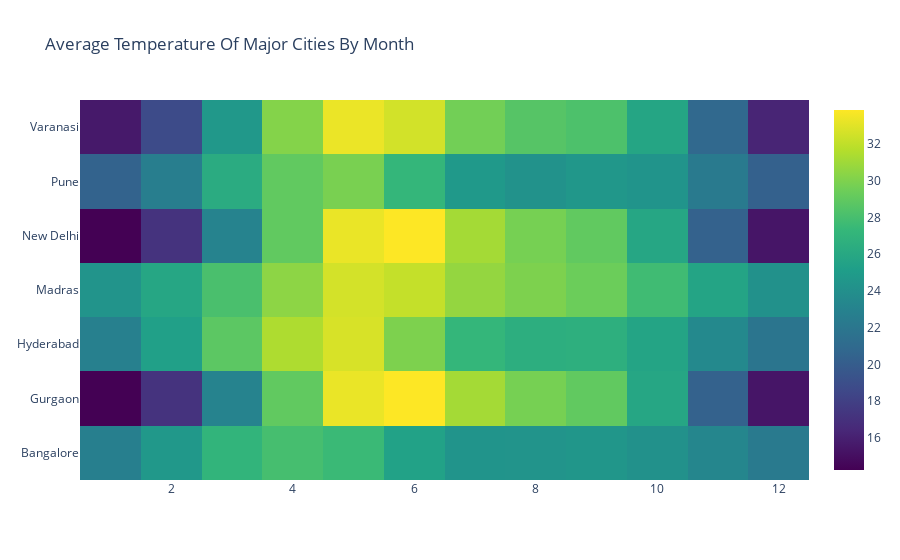

Notebook code cell kept with this figure:
### Code cell
fig = go.Figure(data=data, layout=layout)
fig.show()

### Figure 1 — Plotly figure (JSON) as saved in the notebook; plotly's stock layout.template omitted (floating-point values rounded to 4 significant figures)
{"data": [{"colorscale": [[0, "#440154"], [0.1111, "#482878"], [0.2222, "#3e4989"], [0.3333, "#31688e"], [0.4444, "#26828e"], [0.5556, "#1f9e89"], [0.6667, "#35b779"], [0.7778, "#6ece58"], [0.8889, "#b5de2b"], [1, "#fde725"]], "x": [1, 1, 1, 1, 1, 1, 1, 2, 2, 2, 2, 2, 2, 2, 3, 3, 3, 3, 3, 3, 3, 4, 4, 4, 4, 4, 4, 4, 5, 5, 5, 5, 5, 5, 5, 6, 6, 6, 6, 6, 6, 6, 7, 7, 7, 7, 7, 7, 7, 8, 8, 8, 8, 8, 8, 8, 9, 9, 9, 9, 9, 9, 9, 10, 10, 10, 10, 10, 10, 10, 11, 11, 11, 11, 11, 11, 11, 12, 12, 12, 12, 12, 12, 12], "y": ["Bangalore", "Gurgaon", "Hyderabad", "Madras", "New Delhi", "Pune", "Varanasi", "Bangalore", "Gurgaon", "Hyderabad", "Madras", "New Delhi", "Pune", "Varanasi", "Bangalore", "Gurgaon", "Hyderabad", "Madras", "New Delhi", "Pune", "Varanasi", "Bangalore", "Gurgaon", "Hyderabad", "Madras", "New Delhi", "Pune", "Varanasi", "Bangalore", "Gurgaon", "Hyderabad", "Madras", "New Delhi", "Pune", "Varanasi", "Bangalore", "Gurgaon", "Hyderabad", "Madras", "New Delhi", "Pune", "Varanasi", "Bangalore", "Gurgaon", "Hyderabad", "Madras", "New Delhi", "Pune", "Varanasi", "Bangalore", "Gurgaon", "Hyderabad", "Madras", "New Delhi", "Pune", "Varanasi", "Bangalore", "Gurgaon", "Hyderabad", "Madras", "New Delhi", "Pune", "Varanasi", "Bangalore", "Gurgaon", "Hyderabad", "Madras", "New Delhi", "Pune", "Varanasi", "Bangalore", "Gurgaon", "Hyderabad", "Madras", "New Delhi", "Pune", "Varanasi", "Bangalore", "Gurgaon", "Hyderabad", "Madras", "New Delhi", "Pune", "Varanasi"], "z": [22.71, 14.24, 22.76, 24.35, 14.24, 20.45, 15.6, 24.66, 17.14, 25.32, 25.83, 17.14, 22.61, 18.72, 27.06, 23.01, 28.8, 28.11, 23.01, 26.29, 24.65, 27.99, 29.0, 31.47, 30.44, 29.0, 29.0, 30.19, 27.52, 33.3, 32.7, 32.58, 33.3, 29.84, 33.31, 25.47, 33.87, 29.97, 32.14, 33.87, 27.22, 32.57, 24.4, 31.17, 27.22, 30.66, 31.17, 24.72, 29.61, 24.36, 29.75, 26.57, 29.98, 29.75, 24.2, 28.59, 24.5, 28.99, 26.64, 29.4, 28.99, 24.57, 28.24, 24.09, 25.87, 25.68, 27.74, 25.87, 24.37, 25.77, 23.27, 20.35, 23.51, 25.67, 20.35, 22.31, 20.84, 22.29, 15.38, 21.89, 24.17, 15.38, 20.25, 16.25], "type": "heatmap"}], "layout": {"title": {"text": "Average Temperature Of Major Cities By Month"}}}
